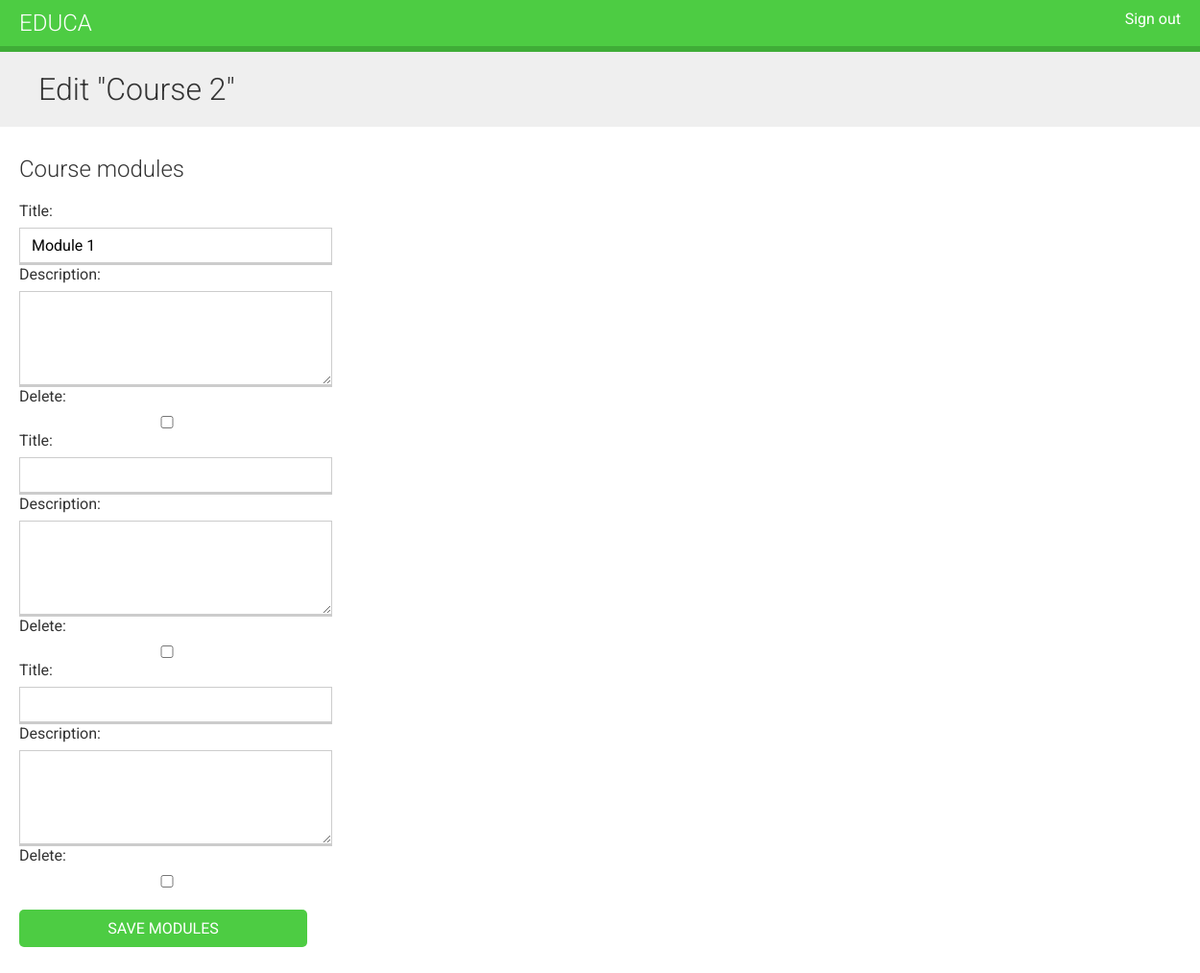
Page /course/2/module/ (signed in) on the earlier database version.
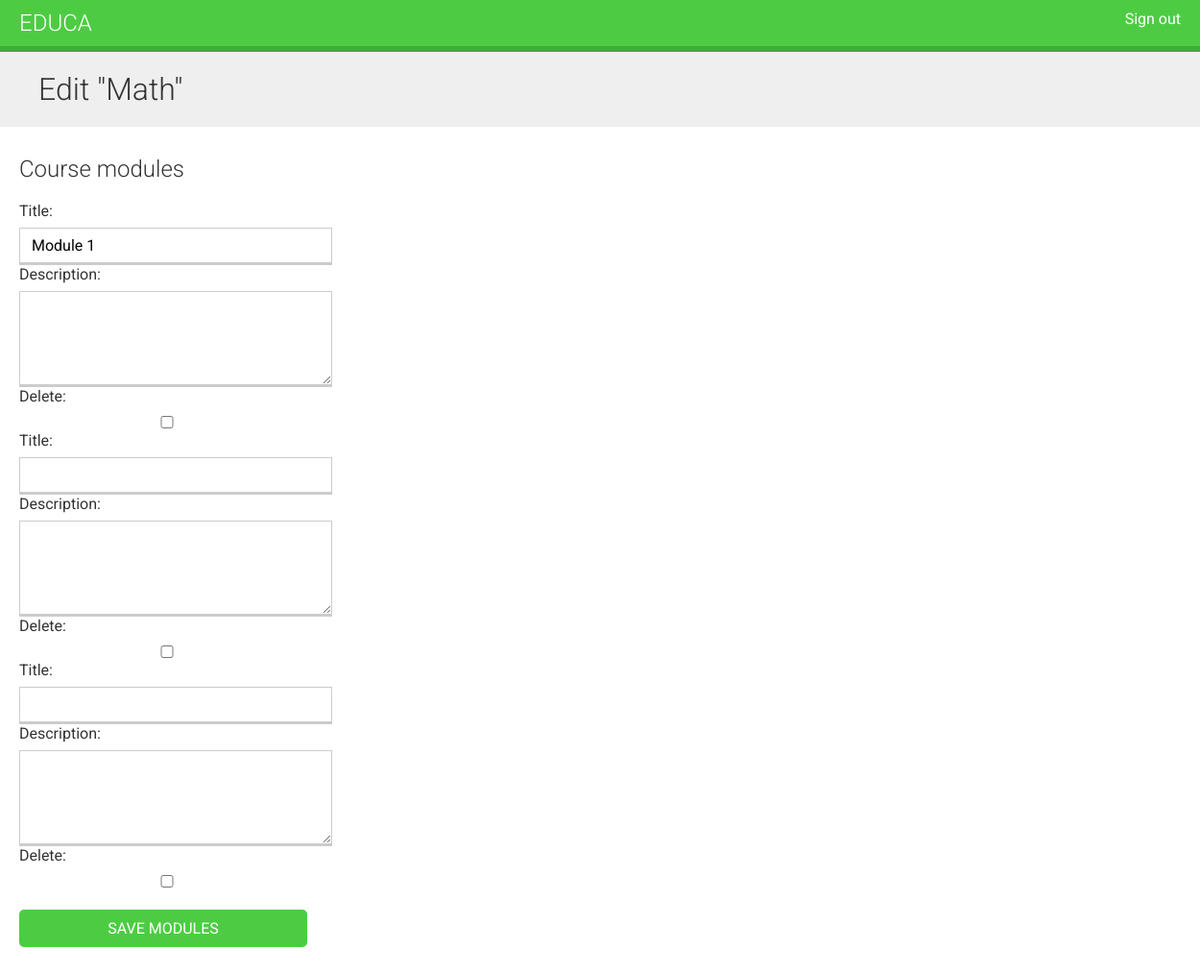
Same page on the later database version.
### courses/models.py (models this page shows, shortened)
class Course(models.Model):
    owner = models.ForeignKey(User, related_name='courses_created', on_delete=models.CASCADE)
    subject = models.ForeignKey(Subject, related_name='courses', on_delete=models.CASCADE)
    title = models.CharField(max_length=200)
    slug = models.SlugField(max_length=200, unique=True)
    overview = models.TextField()
    created = models.DateTimeField(auto_now_add=True)
    students = models.ManyToManyField(User, related_name='courses_joined', blank=True)
    class Meta:
        ordering = ['-created']

### courses/views.py (the view, shortened to what this page needs)
# urls.py: path('<pk>/module/', views.CourseModuleUpdateView.as_view(),
class CourseModuleUpdateView(TemplateResponseMixin, View):
    template_name = 'courses/manage/module/formset.html'
    course = None
    def get_formset(self, data=None):
        return ModuleFormSet(instance=self.course, data=data)
    def dispatch(self, request, pk):
        self.course = get_object_or_404(Course, id=pk, owner=request.user)
        return super().dispatch(request, pk)
    def get(self, request, *args, **kwargs):
        formset = self.get_formset()
        return self.render_to_response({'course': self.course, 'formset': formset})

### courses/templates/courses/manage/module/formset.html (shortened to what this page needs)
{% extends "base.html" %}
{% block content %}
    <h1>Edit "{{ course.title }}"</h1>
    <div class="module">
        <h2>Course modules</h2>
        <form method="post">
            {{ formset }}
            <input type="submit" value="Save modules">
        </form>
    </div>
{% endblock %}

Differences in the rows shown:
changed Course: title "Course 2" → "Math"
